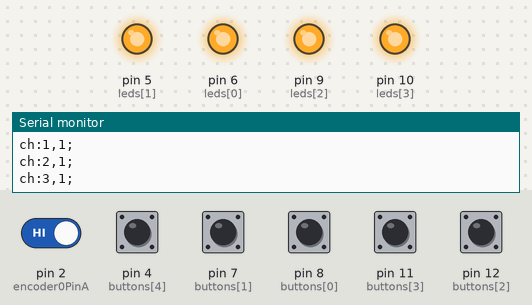
The program below on a simulated Arduino Uno, built with avr-gcc and run on an emulated ATmega328P. Parts: output pins drawn as LEDs (lit = HIGH), the last lines printed to the serial monitor. The inputs (shaded band) are chosen by the test bench; at power-on: pin 2 (encoder0PinA), pin 4 (buttons[4]), pin 7 (buttons[1]), pin 8 (buttons[0]), pin 11 (buttons[3]), pin 12 (buttons[2]) HIGH.

Above: at 1.2 s.
1.3 s: pin 7 (buttons[1]) pulled LOW for 1 s
At 2.77 s:
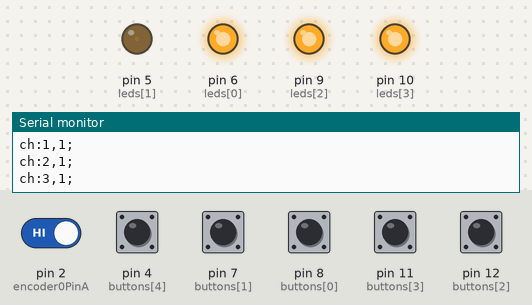
4.4 s: pin 8 (buttons[0]) pulled LOW for 0.15 s
At 4.88 s:
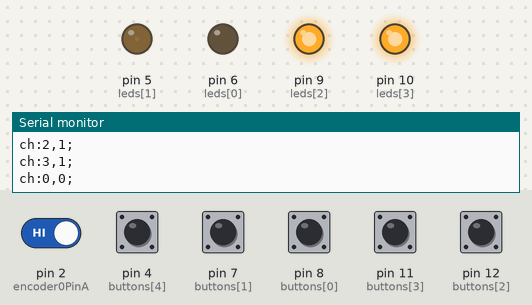
7.4 s: pin 11 (buttons[3]) pulled LOW for 0.15 s
At 7.59 s:
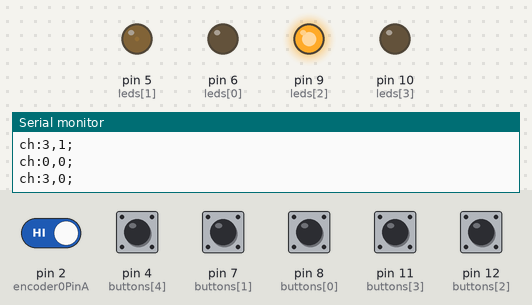
10.4 s: pin 12 (buttons[2]) pulled LOW for 0.15 s
At 10.6 s:
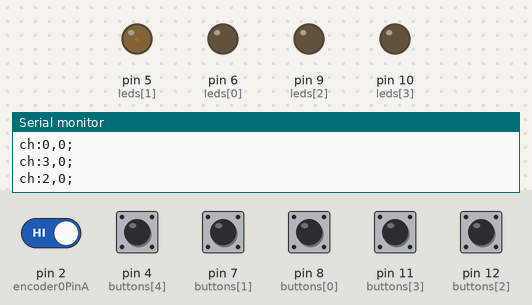
13.4 s: pin 7 (buttons[1]) pulled LOW for 0.15 s
15.0 s: pin 8 (buttons[0]) pulled LOW for 1 s
At 16.15 s:
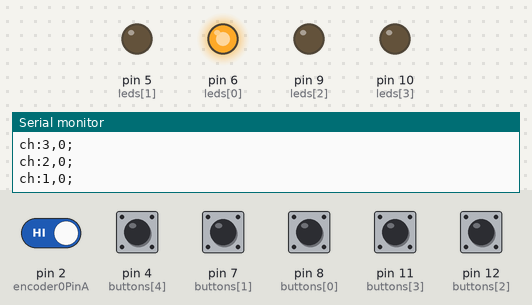
Timing chart, 0 to 19.0 s (numbered marks = the images above; inputs shaded):
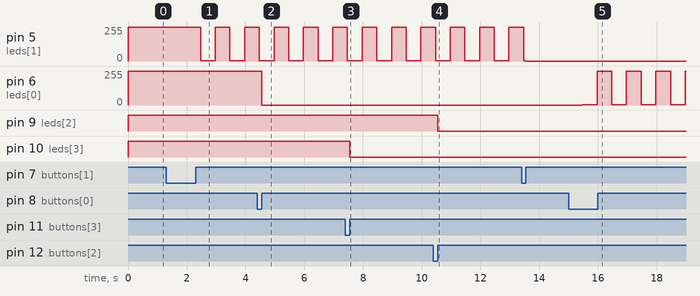

The program:

main.cpp
```cpp
#include <Arduino.h>

#define numLEDs 4
#define numButtons 5
#define numChannels ( numButtons - 1)
#define encVolMultiply 4

int leds[numLEDs]  = {6, 5, 9 ,10};
int buttons[numButtons] = {8, 7, 12, 11, 4};	//pin 4 es encoder_button

long buttonTimer[numButtons];
long longPressTime = 400;

boolean buttonActive[numButtons];
boolean longPressActive[numButtons];

boolean longClic[numButtons] = {false,false,false,false,false};
boolean shortClic[numButtons] = {false,false,false,false,false};

int volume_channel[numChannels+1] = {50,50,50,50,50};				//volume_channel[0-3]:Channels 1-4 volume_channel[4]:Global Volume
int mode_channel_state[numChannels] = {0,0,0,0};				//States: 0:unmute 1:mute 2:selecVolume
int mode_channel_state_last[numChannels] = {1,1,1,1};

boolean LEDligh[numLEDs] = {false,false,false,false};

long time = 0;
unsigned long _millis;
int periode = 1000;

#define encoder0PinA 2
#define encoder0PinB 3

volatile int encoder0Pos = 0, SelVol = 50;
static boolean rotating = false, SelVol_state = false;


void read_button(int index);
void update_channel_mode(int index);
void control_status_mode(int index);
void encoder_controll();
void reset_variables(int index);
void rotEncoder();
void print_shortClic(int index);
void print_longClic(int index);

void setup() {

	Serial.begin(115200);

	for(int i=0; i<numButtons;i++){
		pinMode(leds[i], OUTPUT);
		pinMode(buttons[i], INPUT);
		digitalWrite(leds[i],HIGH);
		digitalWrite(buttons[i],HIGH);
	}

	pinMode(encoder0PinA, INPUT);
	digitalWrite(encoder0PinA, HIGH);
	pinMode(encoder0PinB, INPUT);
	digitalWrite(encoder0PinB, HIGH);

	attachInterrupt(0, rotEncoder, CHANGE);

Serial.println("______________Sound Mixer v0.1___________________________________");

Serial.println("");
Serial.print("volume_channel: ");
for(int j=0; j<5; j++){
		Serial.print(volume_channel[j]);
		Serial.print(",");
}
Serial.println("");
}

void rotEncoder(){
  rotating=true;/*
  // If a signal change (noise or otherwise) is detected
  // in the rotary encoder, the flag is set to true
	if (digitalRead(encoder0PinA) == digitalRead(encoder0PinB))	encoder0Pos++;
	else	encoder0Pos--;
	rotating=false; // Reset the flag back to false
	Serial.println(encoder0Pos);*/
}

void loop() {

	while(rotating) {
		delay(2);

		//if(SelVol_state){
		if((mode_channel_state[0]==2)||(mode_channel_state[1]==2)||(mode_channel_state[2]==2)||(mode_channel_state[3]==2)||(mode_channel_state[4]==2)){
			if (digitalRead(encoder0PinA) == digitalRead(encoder0PinB))	SelVol = SelVol + encVolMultiply;
			else	SelVol = SelVol - encVolMultiply;

			if(SelVol>=100) SelVol = 100;
			else if(SelVol<=0) SelVol = 0;

			//Serial.print("SelVol: ");
			//Serial.println(SelVol);
		}
		else{
			if (digitalRead(encoder0PinA) == digitalRead(encoder0PinB))	encoder0Pos++;
			else	encoder0Pos--;

			//Serial.print("encoder0Pos: ");
			//Serial.println(encoder0Pos);
		}

		rotating=false; // Reset the flag back to false
	}

	_millis = millis();

	for(int i=0; i<numButtons; i++){
		read_button(i);
	}

	for(int i=0; i<numChannels; i++){
		update_channel_mode(i);
	}

/*
	Serial.print("Short clic: ");
	for(int i=0; i<4; i++){
		print_shortClic(i);
		Serial.print(",");
	}
	Serial.println(".");

	Serial.print("Long clic: ");
	for(int i=0; i<4; i++){
		print_longClic(i);
		Serial.print(",");
	}
	Serial.println(".");
	Serial.println("");
	Serial.println("____________________________________________________________________________________");
*/

	encoder_controll();

	for(int i=0; i<numChannels; i++){
		control_status_mode(i);
	}
	for(int i=0; i<numButtons; i++){
		reset_variables(i);
	}
}

void read_button(int index){
	if (digitalRead(buttons[index]) == LOW) {
		if (buttonActive[index] == false) {
			buttonActive[index] = true;
			buttonTimer[index] = _millis;
		}

		if ((_millis - buttonTimer[index] > longPressTime) && (longPressActive[index] == false)) {
			longPressActive[index] = true;
			//Serial.print("Long clic: ");
			//Serial.println(index);
			longClic[index] = true;
		}

	}
	else {
		if (buttonActive[index] == true) {
			if (longPressActive[index] == true) {
				longPressActive[index] = false;
			} else {
				//Serial.print("Short clic: ");
				//Serial.println(index);
				shortClic[index] = true;

			}
			buttonActive[index] = false;
		}
	}
}

void update_channel_mode(int index){

	if(shortClic[index]){
		if(LEDligh[index])	mode_channel_state[index]=1;
		else	mode_channel_state[index]=0;
	}
	if(longClic[index]){
		//SelVol_state = true;
		mode_channel_state[index]=2;
	}

}

void encoder_controll(){
		if(shortClic[4] == true){
			for(int i=0; i<numChannels; i++){
				if(mode_channel_state[i]==2){
					mode_channel_state_last[i]= 2;
					mode_channel_state[i] = 0;
					// COPIAR AQUI selVol en el array de volumenes de cada canal
					//en este estado hay algun canal en modo volume selec
					volume_channel[i] = SelVol;
				}
			}
			Serial.print("ch_volume: ");
			for(int j=0; j<5; j++){
					Serial.print(volume_channel[j]);
					if (j!=4)Serial.print(",");
			}
			Serial.println(";");
			SelVol_state = false;
		}
}

void control_status_mode(int index){

	if(mode_channel_state[index]!=mode_channel_state_last[index]){

			if(mode_channel_state[index]==0){
					digitalWrite(leds[index],HIGH);
					//Controller_send("unmute", index);
					Serial.print("ch:");
					Serial.print(index);
					Serial.println(",1;");
					LEDligh[index] = true;
				}
			else if (mode_channel_state[index]==1) {
				digitalWrite(leds[index],LOW);
				//Controller_send("mute", index);
				Serial.print("ch:");
				Serial.print(index);
				Serial.println(",0;");
				LEDligh[index] = false;
			}

		}
		if(mode_channel_state[index]==2){
			//Serial.print("Entro en longClic de: ");
			//Serial.println(index);
			time = _millis;
			analogWrite(leds[index], 128+127*cos(2*PI/periode*time));           // sets the value (range from 0 to 255)
			//Serial.println("SelVol_state");
		}
		mode_channel_state_last[index] = mode_channel_state[index];
}

void reset_variables(int index){
//	if(shortClic[index]){
		shortClic[index] = false;
		longClic[index] = false;
	//	LEDligh[index] = !LEDligh[index];
//	}

}

void print_shortClic(int index){
	Serial.print(shortClic[index]);
}

void print_longClic(int index){
	Serial.print(longClic[index]);
}
```

Measured:
- after the input at 1.3 s, pin 5 (leds[1]): 255/255 → 253/255 after 0.67 s, then repeats every 1.0 s: 254/255 0.04 s, 253/255 0.45 s, 2/255 0.01 s, 1/255 0.04 s, 2/255 0.45 s, 253/255 0.01 s
- after the input at 4.4 s, pin 6 (leds[0]): 255/255 → 0/255 after 0.15 s
- after the input at 7.4 s, pin 10 (leds[3]): HIGH → LOW after 0.15 s
- after the input at 10.4 s, pin 9 (leds[2]): HIGH → LOW after 0.15 s
- after the input at 15.0 s, pin 6 (leds[0]): 0/255 → 2/255 after 0.47 s, then repeats every 1.0 s: 1/255 0.04 s, 2/255 0.45 s, 253/255 0.01 s, 254/255 0.04 s, 253/255 0.45 s, 2/255 0.01 s
